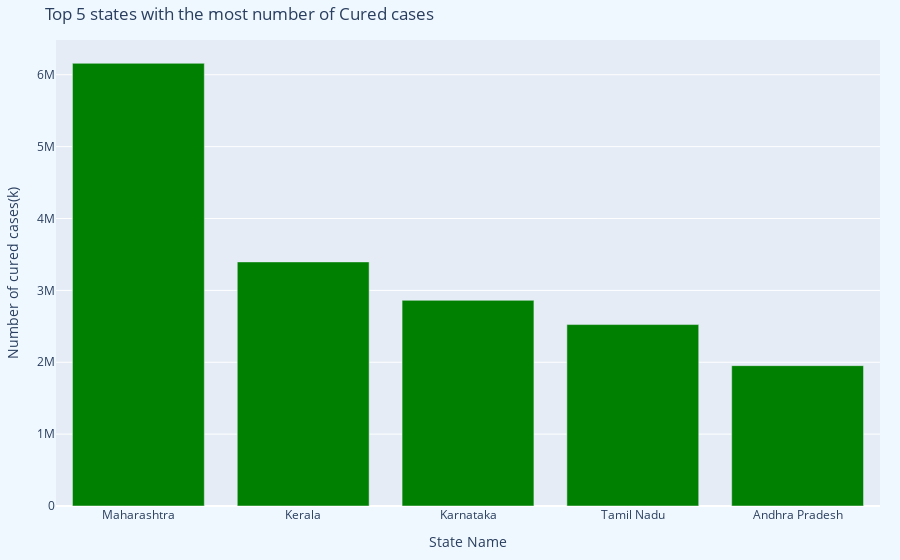

Notebook code cell kept with this figure:
### Code cell
# Bar plot for t5_conf
t5_cured =   covid_india_2.sort_values('Cured',ascending=False)[:5]

plot3 = px.bar(t5_cured,t5_cured.index,t5_cured.Cured,title='Top 5 states with the most number of Cured cases',
               labels={t5_cured.index.name:'State Name',t5_cured.Cured.name:'Number of cured cases(k)'}
               ,color_discrete_sequence=['green'])
plot3.update_layout(margin= dict(l=40,r=20,t=40,b=20),paper_bgcolor= 'AliceBlue')

iplot(plot3)

#hover over the plot line for exact number of cases

### Figure 1 — Plotly figure (JSON) as saved in the notebook; plotly's stock layout.template omitted (floating-point values rounded to 4 significant figures)
{"data": [{"alignmentgroup": "True", "hovertemplate": "State Name=%{x}<br>Number of cured cases(k)=%{y}<extra></extra>", "legendgroup": "", "marker": {"color": "green", "pattern": {"shape": ""}}, "name": "", "offsetgroup": "", "orientation": "v", "showlegend": false, "textposition": "auto", "type": "bar", "x": ["Maharashtra", "Kerala", "Karnataka", "Tamil Nadu", "Andhra Pradesh"], "xaxis": "x", "y": [6159676, 3396184, 2861499, 2524400, 1952736], "yaxis": "y"}], "layout": {"barmode": "relative", "legend": {"tracegroupgap": 0}, "margin": {"b": 20, "l": 40, "r": 20, "t": 40}, "paper_bgcolor": "AliceBlue", "title": {"text": "Top 5 states with the most number of Cured cases"}, "xaxis": {"anchor": "y", "domain": [0, 1], "title": {"text": "State Name"}}, "yaxis": {"anchor": "x", "domain": [0, 1], "title": {"text": "Number of cured cases(k)"}}}}
